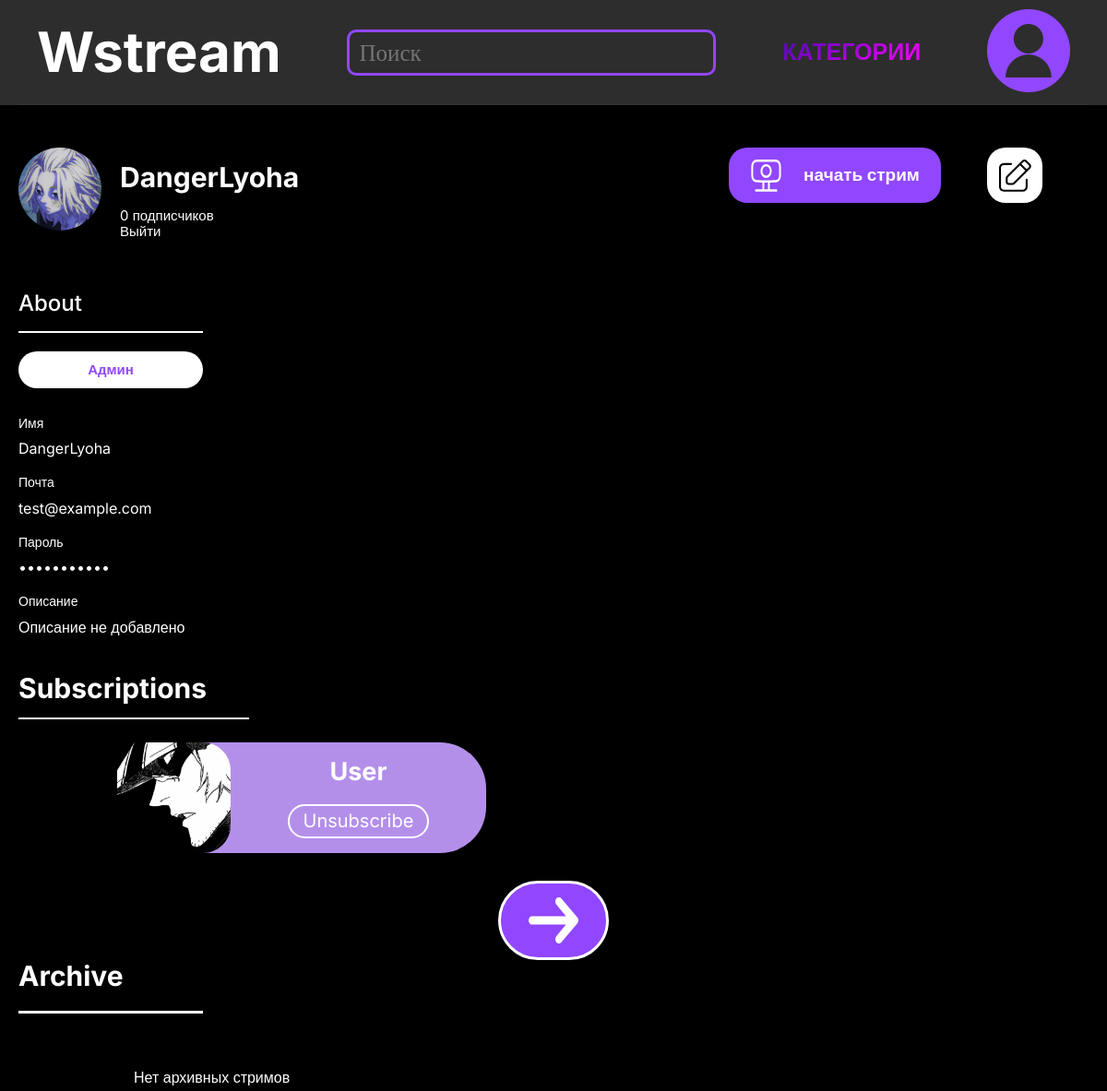
The page /profile/ (upper part) on the database as committed earlier.
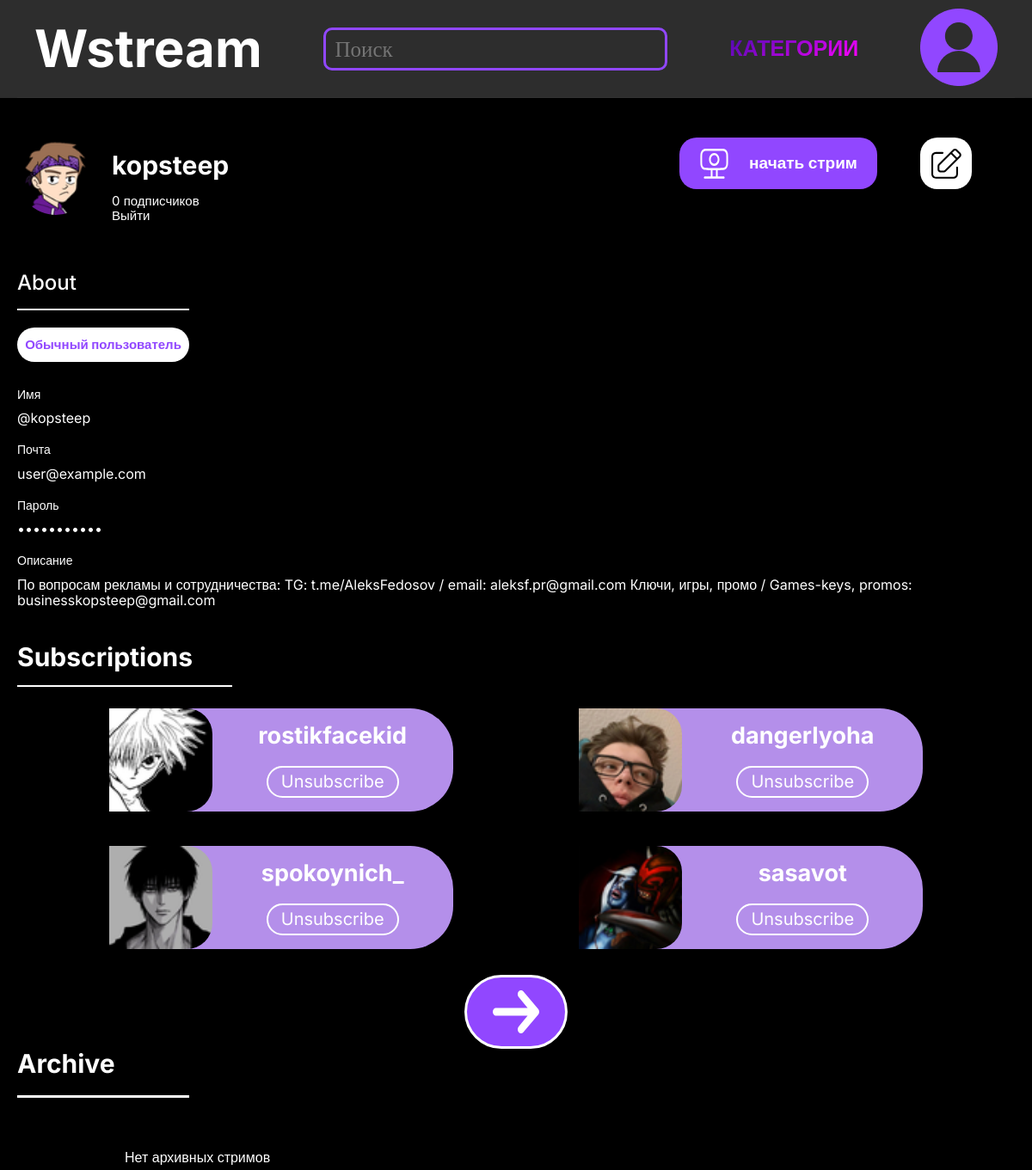
The same page on the database as committed later.
### hello/models.py (models this page shows, shortened)
class Users(models.Model):
    rol = [
        ("Админ", "Админ"),
        ("Модератор", "Модератор"),
        ("Обычный пользователь", "Обычный пользователь")
    ]
    user = models.OneToOneField(User, on_delete=models.CASCADE, verbose_name='Пользователь Django', null=True, blank=True)
    user_name = models.CharField(verbose_name='Имя пользователя', max_length=30, default="Пользователь")
    email = models.EmailField("Почта", max_length=100, default="user@example.com")
    hash_particle = models.CharField('Хэш', max_length=100, blank=True, null=True)
    registration_date = models.DateField("Дата регистрации", auto_now_add=True)
    about = models.TextField("Информация о себе", null=True, blank=True)
    avatar = models.ImageField('Аватарка', upload_to='users_photos/', null=True, blank=True, default='users_photos/default_avatar.png')
    nickname = models.CharField("Никнейм", max_length=50, default="User")
    roles = models.CharField('Роль', max_length=50, choices=rol, default="Обычный пользователь")
    class Meta:
        verbose_name = "Пользователь"
        verbose_name_plural = "Пользователи"

class Subscriptions(models.Model):
    id_users_for = models.ForeignKey(Users, on_delete=models.SET_NULL, null=True, blank=True, related_name='subscribers', verbose_name='На кого подписались')
    id_users_from = models.ForeignKey(Users, on_delete=models.SET_NULL, null=True, blank=True, related_name='subscriptions', verbose_name='Кто подписался')
    id_level = models.ForeignKey(Level, on_delete=models.SET_NULL, null=True, blank=True, verbose_name='Уровень')
    start_date = models.DateField(verbose_name='Дата подписки', auto_now_add=True)
    end_date = models.DateField('Дата отписки', null=True, blank=True)
    auto_renewal = models.BooleanField('Авто продление', default=True)
    class Meta:
        verbose_name = "Подписка"
        verbose_name_plural = "Подписки"

### hello/views.py (the view, shortened to what this page needs)
# urls.py: path('profile/', page2, name='profile'),
def page2(request):
    try:
        user_profile = Users.objects.first()
        subscriptions = Subscriptions.objects.filter(id_users_from=user_profile)[:6]
        archive_streams = Streams.objects.filter(id_users=user_profile, status="Завершился")[:4]
    except Exception as e:
        user_profile = None
        subscriptions = []
        archive_streams = []
        print(f"Error in page2: {e}")
    context = {
        'user_profile': user_profile,
        'subscriptions': subscriptions,
        'archive_streams': archive_streams,
    }
    return render(request, 'page-2.html', context)

### hello/templates/page-2.html (shortened to what the changed rows need)
{% extends "main.html" %}
{% load static %}
{% block main %}
<div class="container2">
    <section class="header-account">
        <div class="neck">
            <div class="imgaes-neck">
                {% if user_profile.avatar %}
                <img src="{{ user_profile.avatar.url }}" alt="{{ user_profile.nickname }}" class="img-nick">
                {% else %}
                <img src="{% static 'images/my-prof.png' %}" alt="{{ user_profile.nickname }}" class="img-nick">
                {% endif %}
            </div>
            <div class="necknamee">
                <h3 class="niekname-titlle">
                    {{ user_profile.nickname|default:"Ник пользователя" }}
                </h3>
                <div class="exit">
                    <p class="exit-text">{{ user_profile.subscribers.count }} подписчиков</p>
                    <p class="exit-text">Выйти</p>
                </div>
            </div>
        </div>
    </section>
    <section class="about">
        <div class="ABOUT-name-btn">
            <h2 class="about-title">About</h2>
            <p class="about-text">{{ user_profile.roles|default:"Пользователь" }}</p>
        </div>
        <div class="information-about">
            <dl class="about-list">
                <div class="about-item">
                    <dt class="title-about-item">Имя</dt>
                    <dd class="text-about-item">{{ user_profile.user_name|default:"Не указано" }}</dd>
                </div>
                <div class="about-item">
                    <dt class="title-about-item">Почта</dt>
                    <dd class="text-about-item">{{ user_profile.email|default:"Не указана" }}</dd>
                </div>
                <div class="about-item">
                    <dt class="title-about-item">Описание</dt>
                    <dd class="text-about-item">{{ user_profile.about|default:"Описание не добавлено" }}</dd>
                </div>
            </dl>
        </div>
    </section>
    <section class="Subscriptions">
        <h2 class="subscriptions-title">Subscriptions</h2>
        <div class="subscriptions-list">
            {% for subscription in subscriptions %}
            <div class="subscriptions-item">
                <div class="subscriptions-images">
                    {% if subscription.id_users_for.avatar %}
                    <img src="{{ subscription.id_users_for.avatar.url }}" alt="{{ subscription.id_users_for.nickname }}"
                        class="subscriptions-img">
                    {% else %}
                    <img src="{% static 'images/subscriptions-avatar.jpg' %}"
                        alt="{{ subscription.id_users_for.nickname }}" class="subscriptions-img">
                    {% endif %}
                </div>
                <div class="subscriptions-name">
                    <h3 class="nickname">{{ subscription.id_users_for.nickname }}</h3>
                    <button class="subscriptions-btn">Unsubscribe</button>
                </div>
            </div>
            {% empty %}
            <p class="no-subscriptions">Нет подписок</p>
            {% endfor %}
        </div>
    </section>
    <section class="Archive">
        <h2 class="Archive-title">Archive</h2>
    </section>
</div>
{% endblock %}

Rows that differ between the two databases and show on the page:
removed Users: avatar (picture), nickname "DangerLyoha", subscribers.count "0", roles "Админ", user_name "DangerLyoha", email "test@example.com", about "Описание не добавлено"
removed Subscriptions: id_users_for.avatar (picture), id_users_for.nickname "User"
added Users: avatar (picture), nickname "kopsteep", subscribers.count "0", roles "Обычный пользователь", user_name "@kopsteep", email "user@example.com", about "По вопросам рекламы и сотрудничества: TG: t.me/AleksFedosov / email: aleksf.pr@gmail.com Ключи, игры, промо / Games-keys, promos: businesskopsteep@gmail.com"
added Subscriptions: id_users_for.avatar (picture), id_users_for.nickname "rostikfacekid"
added Subscriptions: id_users_for.avatar (picture), id_users_for.nickname "dangerlyoha"
added Subscriptions: id_users_for.avatar (picture), id_users_for.nickname "spokoynich_"
added Subscriptions: id_users_for.avatar (picture), id_users_for.nickname "sasavot"
